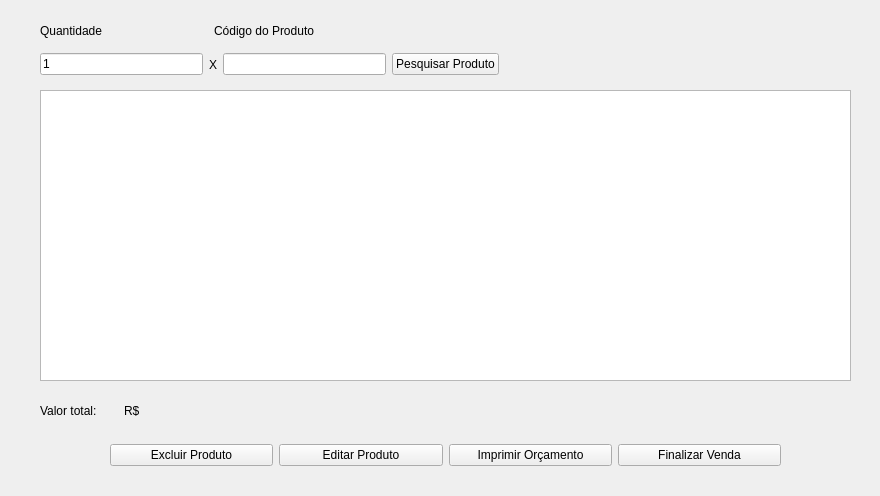
<?xml version="1.0" encoding="UTF-8"?>
<ui version="4.0">
 <class>fm_novavenda</class>
 <widget class="QDialog" name="fm_novavenda">
  <property name="geometry">
   <rect>
    <x>0</x>
    <y>0</y>
    <width>880</width>
    <height>496</height>
   </rect>
  </property>
  <property name="windowTitle">
   <string>Venda</string>
  </property>
  <property name="windowIcon">
   <iconset resource="Arquivo_de_recursos.qrc">
    <normaloff>:/imagens/img/bolsa-de-compras.png</normaloff>:/imagens/img/bolsa-de-compras.png</iconset>
  </property>
  <widget class="QTableWidget" name="tw_listaprodutos">
   <property name="geometry">
    <rect>
     <x>40</x>
     <y>90</y>
     <width>811</width>
     <height>291</height>
    </rect>
   </property>
  </widget>
  <widget class="QWidget" name="layoutWidget">
   <property name="geometry">
    <rect>
     <x>110</x>
     <y>440</y>
     <width>671</width>
     <height>31</height>
    </rect>
   </property>
   <layout class="QHBoxLayout" name="horizontalLayout">
    <item>
     <widget class="QPushButton" name="btn_excluirproduto">
      <property name="text">
       <string>Excluir Produto</string>
      </property>
      <property name="autoDefault">
       <bool>false</bool>
      </property>
     </widget>
    </item>
    <item>
     <widget class="QPushButton" name="btn_editarproduto">
      <property name="text">
       <string>Editar Produto</string>
      </property>
      <property name="autoDefault">
       <bool>false</bool>
      </property>
     </widget>
    </item>
    <item>
     <widget class="QPushButton" name="btn_orcamento">
      <property name="text">
       <string>Imprimir Orçamento</string>
      </property>
      <property name="autoDefault">
       <bool>false</bool>
      </property>
     </widget>
    </item>
    <item>
     <widget class="QPushButton" name="btn_finalizarvenda">
      <property name="text">
       <string>Finalizar Venda</string>
      </property>
      <property name="autoDefault">
       <bool>false</bool>
      </property>
     </widget>
    </item>
   </layout>
  </widget>
  <widget class="QWidget" name="layoutWidget">
   <property name="geometry">
    <rect>
     <x>40</x>
     <y>49</y>
     <width>459</width>
     <height>31</height>
    </rect>
   </property>
   <layout class="QHBoxLayout" name="horizontalLayout_2">
    <item>
     <widget class="QLineEdit" name="txt_qtde">
      <property name="text">
       <string>1</string>
      </property>
     </widget>
    </item>
    <item>
     <widget class="QLabel" name="label_4">
      <property name="text">
       <string>X</string>
      </property>
     </widget>
    </item>
    <item>
     <widget class="QLineEdit" name="txt_codproduto"/>
    </item>
    <item>
     <widget class="QPushButton" name="pushButton_4">
      <property name="text">
       <string>Pesquisar Produto</string>
      </property>
      <property name="autoDefault">
       <bool>false</bool>
      </property>
     </widget>
    </item>
   </layout>
  </widget>
  <widget class="QWidget" name="layoutWidget">
   <property name="geometry">
    <rect>
     <x>40</x>
     <y>20</y>
     <width>341</width>
     <height>22</height>
    </rect>
   </property>
   <layout class="QHBoxLayout" name="horizontalLayout_3">
    <item>
     <widget class="QLabel" name="label">
      <property name="text">
       <string>Quantidade</string>
      </property>
     </widget>
    </item>
    <item>
     <widget class="QLabel" name="label_2">
      <property name="text">
       <string>Código do Produto</string>
      </property>
     </widget>
    </item>
   </layout>
  </widget>
  <widget class="QWidget" name="layoutWidget">
   <property name="geometry">
    <rect>
     <x>40</x>
     <y>400</y>
     <width>161</width>
     <height>22</height>
    </rect>
   </property>
   <layout class="QHBoxLayout" name="horizontalLayout_4">
    <item>
     <widget class="QLabel" name="label_3">
      <property name="text">
       <string>Valor total:</string>
      </property>
     </widget>
    </item>
    <item>
     <widget class="QLabel" name="lb_totalvenda">
      <property name="text">
       <string>R$</string>
      </property>
     </widget>
    </item>
   </layout>
  </widget>
 </widget>
 <resources>
  <include location="Arquivo_de_recursos.qrc"/>
 </resources>
 <connections/>
</ui>
